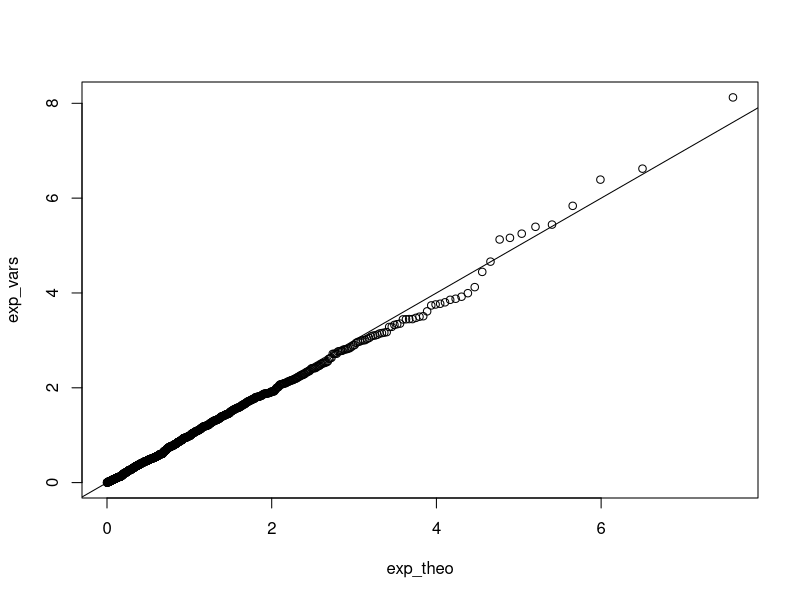

Recreate this plot in R. (Note: this script raises an error after producing the figure.)
## ---- chunk 1
library(knitr)
hook_output = knit_hooks$get('output')
knit_hooks$set(output = function(x, options) {
  # this hook is used only when the linewidth option is not NULL
  if (!is.null(n <- options$linewidth)) {
    x = knitr:::split_lines(x)
    # any lines wider than n should be wrapped
    if (any(nchar(x) > n)) x = strwrap(x, width = n)
    x = paste(x, collapse = '\n')
  }
  hook_output(x, options)
})

knitr::opts_chunk$set(cache = FALSE, message = FALSE,
                      linewidth = 50)
set.seed(3150)
## ---- chunk 2
runif(5)
## ---- chunk 3
lambda <- 1
# We want 1000 samples
n <- 1000
unif_vars <- runif(1000)
exp_vars <- -log(1 - unif_vars)/lambda
## ---- chunk 4
# Compute theoretical quantiles
# using qexp
exp_theo <- qexp(ppoints(n))
qqplot(exp_theo, exp_vars)
# Add diagonal line
abline(a = 0, b = 1)
## ---- chunk 5
invcdf_cauchy <- function(p, theta = 0,
                          gamma = 1) {
  gamma*tan(pi*(p - 0.5)) + theta
}
unif_vars <- runif(5)
invcdf_cauchy(unif_vars)
## ---- chunk 6
library(cowplot)
library(magick)
fig_svg <- cowplot::ggdraw() + cowplot::draw_image("../../static/images/Generalized_inversion_method.svg")
plot(fig_svg)
## ---- chunk 7
plot(x = c(0, 1), y = c(0, 1), type = "n",
     xaxt = "n", xlab = "x", ylab = expression(F(x)),
     asp = 1, main = expression(p == 0.6))
axis(side = 1, at = c(0L, 1L))
segments(-1, 0, 0)
segments(0, 0.4, 1)
segments(1, 1, 2)
points(x = c(0, 1), y = c(0, 0.4), pch = 21, bg = "white")
points(x = c(0, 1), y = c(0.4, 1), pch = 19)
## ---- chunk 8
p <- 0.6
n <- 1000
unif_vars <- runif(1000)
# as.numeric turns FALSE into 0 
# and TRUE into 1
bern_vars <- as.numeric(unif_vars > 1 - p)
## ---- chunk 9
c(mean(bern_vars), var(bern_vars))
# Compare with theory
c(p, p*(1 - p))
## ---- chunk 10
# Choose degrees of freedom
p <- 2
q <- 4

# rnorm samples from a normal distribution
U <- sum(rnorm(p)^2)
V <- sum(rnorm(q)^2)

# Take ratio
(U/p)/(V/q)
## ---- chunk 11
# What if we want 1000 replicates?
# Use the function replicate!
# First argument: number of replicates
# Second argument: expression to be run multiple times
f_vars <- replicate(1000, {
  U <- sum(rnorm(p)^2)
  V <- sum(rnorm(q)^2)
  (U/p)/(V/q)
})
## ---- chunk 12
qqplot(f_vars, qf(ppoints(1000), p, q))
# Add diagonal line
abline(a = 0, b = 1)
## ---- chunk 13
x_vec <- ppoints(100)
C <- 6
plot(x_vec, dbeta(x_vec, 2, 2), type = "l", ylim = c(0, C),
     xlab = "x", ylab = "Density")
lines(x_vec, C * dunif(x_vec))
polygon(c(0, x_vec, 1, 0), 
        c(0, dbeta(x_vec, 2, 2), 0, 0),
        col = "darkolivegreen3")
polygon(c(0, x_vec, 1, 1, 0, 0), 
        c(0, dbeta(x_vec, 2, 2), 0, C, C, 0),
        col = "indianred1")
arrows(0.78, 0, 0.78, C, code = 3)
text(c(0.5, 0.5), c(0.25, 3), labels = c("Accept", "Reject"), adj = 0.5)
## ---- chunk 14
# Set parameters----
C <- 6 # Constant
n <- 1000 # Number of variates
k <- 0 # counter for accepted
j <- 0 # iterations
y <- numeric(n) # Allocate memory
## ---- chunk 15
# A while loop runs until condition no longer holds
while (k < n) {
  u <- runif(1)
  j <- j + 1
  x <- runif(1) # random variate from g
  if (u < 6*x*(1-x)/C) {
    k <- k + 1
    y[k] <- x
    }
}
## ---- chunk 16
# How many iterations did we need?
j
## ---- chunk 17
# Compare theoretical and empirical quantiles
p <- seq(0.1, 0.9, by = 0.1)
Qhat <- quantile(y, p) # empirical
Q <- qbeta(p, 2, 2) # theoretical
## ---- chunk 18
round(cbind(Qhat, Q, diff = abs(Qhat - Q)), 3)
## ---- chunk 19
x_vec <- ppoints(100)
C <- 1.5
plot(x_vec, dbeta(x_vec, 2, 2), type = "l", ylim = c(0, C),
     xlab = "x", ylab = "Density")
lines(x_vec, C * dunif(x_vec))
polygon(c(0, x_vec, 1, 0), 
        c(0, dbeta(x_vec, 2, 2), 0, 0),
        col = "darkolivegreen3")
polygon(c(0, x_vec, 1, 1, 0, 0), 
        c(0, dbeta(x_vec, 2, 2), 0, C, C, 0),
        col = "indianred1")
arrows(0.78, 0, 0.78, C, code = 3)
text(c(0.5, 0.1), c(0.25, 1.0), labels = c("Accept", "Reject"), adj = 0.5)
## ---- chunk 20
C <- 1.5; k <- j <- 0 # Reset counters
while (k < n) {
  u <- runif(1)
  j <- j + 1
  x <- runif(1)
  if (u < 6*x*(1-x)/C) {
    k <- k + 1
    y[k] <- x
    }
}
## ---- chunk 21
# How many iterations did we need this time?
j
